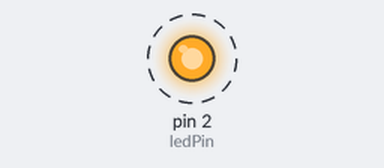
Bench run of a sketch on a simulated Arduino Uno, built with avr-gcc and run on an emulated ATmega328P. On the bench: output pins drawn as LEDs (lit = HIGH). Dashed ring = blinking. What the sketch prints to the serial monitor is not drawn.

Above: at 0.1 s.
Timing chart, 0 to 3.0 s (numbered marks = the images above):
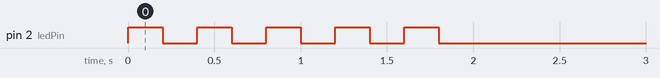

Measured:
- by itself, pin 2 (ledPin): alternates HIGH for 0.20 s and LOW for 0.20 s, 10 changes in all, then stays LOW

The sketch:

blink-5-times-loop.ino
```cpp
const int ledPin = 2;
bool shouldBlink = true;

void setup() {
  Serial.begin(115200);
  pinMode(ledPin, OUTPUT);
}

void blink5Times(int blinkDelay) {
  for (int i = 1; i <= 5; i++) {
    digitalWrite(ledPin, HIGH);
    delay(blinkDelay);
    digitalWrite(ledPin, LOW);
    delay(blinkDelay);
    Serial.print("Blink: ");
    Serial.println(i);
  }
  Serial.println("Done!");
}

void loop() {
  if (shouldBlink) {
    blink5Times(200);
    shouldBlink = false;
  }
}
```
